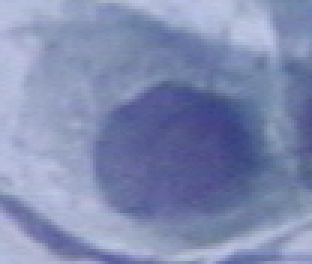
#> input picture data/database/classification/149056410-149056423-001.BMP, 104 x 88 px (shown 3 times larger); its folder holds only this picture in this run
$ python thresholds_segmentation.py
#> lines starting #> are read from the running program, lines starting #| are printed output that depends on the picture; long printed decimals are rounded
import argparse
from skimage.color import rgb2gray, yuv2rgb
import numpy as np
from skimage.io import imsave
from skimage.io import imread
from scipy import ndimage
import os
import shutil
from skimage import img_as_float
import matplotlib.pyplot as plt
from skimage.filters import threshold_multiotsu

src_path = '../data/database/classification/'
dest_path = '../data/database/segmented/'

files = os.listdir(src_path)

for file in files:

    # Read original image to be segmented
    image = imread(os.path.join(src_path, file))
#> image is the input picture: shape (88, 104, 3); mean R, G, B 128.4, 139.5, 177.2

    # Show original image
#    plt.figure()
#    plt.imshow(image)

    # Create grayscale image
    gray = rgb2gray(image)
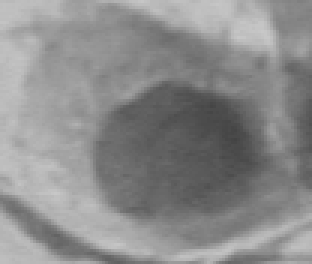
#> gray: shape (88, 104) float64 (shown 3 times larger); min 0.263, max 0.786, mean 0.548

    thresh = threshold_multiotsu(gray, 4)
#> thresh = [0.425, 0.54, 0.65]

    print(thresh)
#| [0.4253 0.5396 0.6498]
    print(gray.mean())
#| 0.5484

    # Show grayscale image
#    plt.figure()
#    plt.imshow(gray)
    # imsave(os.path.join(dest_path, 'gray_image.BMP'), gray)

    # 1-D array conversion
    gray_r = gray.reshape(gray.shape[0]*gray.shape[1])
#> gray_r = 9152 values, max 0.786 at index 1127, min 0.263 at index 4862, mean 0.548

    # Computation of threshold segmentation
    for i in range(gray_r.shape[0]):
        if gray_r[i] > thresh[2]:  # (3/2)*gray_r.mean():
            gray_r[i] = 3
        elif gray_r[i] > thresh[1]:  # gray_r.mean():
            gray_r[i] = 2
        elif gray_r[i] > thresh[0]:  # (1/2)*gray_r.mean():
            gray_r[i] = 1
        else:
            gray_r[i] = 0
#> after the loop, gray_r = 9152 values, max 3 at index 0, min 0 at index 2281, mean 1.59
    # 2-D array conversion
    gray = gray_r.reshape(gray.shape[0], gray.shape[1])
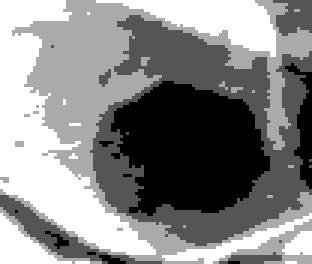
#> gray: shape (88, 104) float64 (shown 3 times larger); min 0, max 3, mean 1.59; drawn with min black and max white

    # Show segmented image
#    plt.figure()
#    plt.imshow(gray)
#    plt.show()

    # Save segmented image
    imsave(os.path.join(dest_path, file), gray)

$ run again, on data/database/classification/149060626-149060638-002.BMP
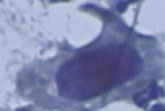
#> input picture data/database/classification/149060626-149060638-002.BMP, 165 x 111 px
#> image is the input picture: shape (111, 165, 3); mean R, G, B 126.6, 134.1, 172.3
#> `gray = rgb2gray(image)`:
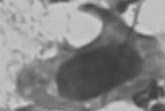
#> gray: shape (111, 165) float64; min 0.231, max 0.833, mean 0.53
#> thresh = [0.374, 0.514, 0.658]
#| [0.3735 0.5144 0.6577]
#| 0.5304
#> `gray_r = gray.reshape(gray.shape[0]*gray.shape[1])`: gray_r = 18315 values, max 0.833 at index 17019, min 0.231 at index 11662, mean 0.53
#> after the loop `for i in range(gray_r.shape[0]):`: gray_r = 18315 values, max 3 at index 4, min 0 at index 51, mean 1.6
#> `gray = gray_r.reshape(gray.shape[0], gray.shape[1])`:
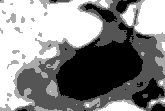
#> gray: shape (111, 165) float64; min 0, max 3, mean 1.6; drawn with min black and max white

$ run again, on data/database/classification/149061548-149061568-002.BMP
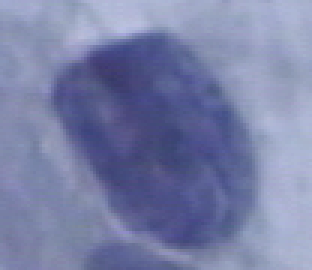
#> input picture data/database/classification/149061548-149061568-002.BMP, 104 x 90 px (shown 3 times larger)
#> image is the input picture: shape (90, 104, 3); mean R, G, B 120.9, 128.1, 167.3
#> `gray = rgb2gray(image)`:
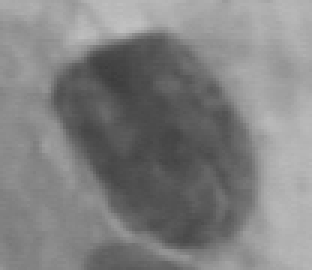
#> gray: shape (90, 104) float64 (shown 3 times larger); min 0.237, max 0.756, mean 0.507
#> thresh = [0.366, 0.478, 0.607]
#| [0.3659 0.4775 0.6073]
#| 0.5073
#> `gray_r = gray.reshape(gray.shape[0]*gray.shape[1])`: gray_r = 9360 values, max 0.756 at index 874, min 0.237 at index 2741, mean 0.507
#> after the loop `for i in range(gray_r.shape[0]):`: gray_r = 9360 values, max 3 at index 0, min 0 at index 1398, mean 1.65
#> `gray = gray_r.reshape(gray.shape[0], gray.shape[1])`:
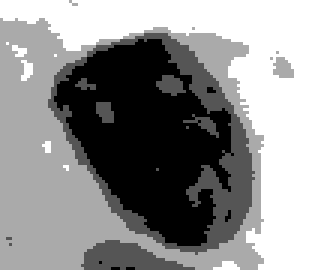
#> gray: shape (90, 104) float64 (shown 3 times larger); min 0, max 3, mean 1.65; drawn with min black and max white

$ run again, on data/database/classification/149097324-149097352-001.BMP
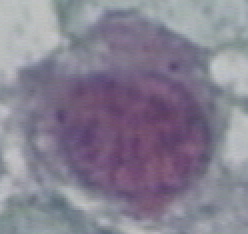
#> input picture data/database/classification/149097324-149097352-001.BMP, 124 x 117 px (shown 2 times larger)
#> image is the input picture: shape (117, 124, 3); mean R, G, B 133, 127.4, 144.2
#> `gray = rgb2gray(image)`:
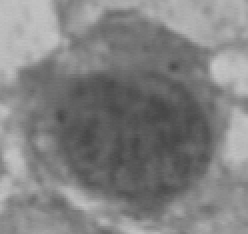
#> gray: shape (117, 124) float64 (shown 2 times larger); min 0.273, max 0.784, mean 0.509
#> thresh = [0.406, 0.512, 0.63]
#| [0.4061 0.5119 0.6297]
#| 0.5091
#> `gray_r = gray.reshape(gray.shape[0]*gray.shape[1])`: gray_r = 14508 values, max 0.784 at index 4075, min 0.273 at index 6777, mean 0.509
#> after the loop `for i in range(gray_r.shape[0]):`: gray_r = 14508 values, max 3 at index 0, min 0 at index 2924, mean 1.42
#> `gray = gray_r.reshape(gray.shape[0], gray.shape[1])`:
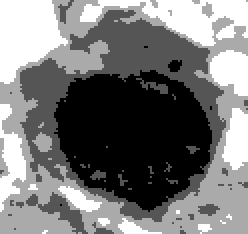
#> gray: shape (117, 124) float64 (shown 2 times larger); min 0, max 3, mean 1.42; drawn with min black and max white

$ run again, on data/database/classification/149056785-149056797-001.BMP
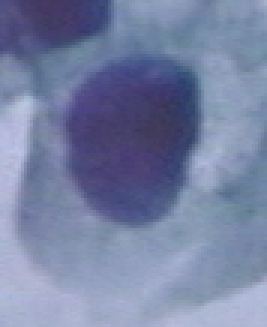
#> input picture data/database/classification/149056785-149056797-001.BMP, 89 x 109 px (shown 3 times larger)
#> image is the input picture: shape (109, 89, 3); mean R, G, B 118.2, 129.3, 163.5
#> `gray = rgb2gray(image)`:
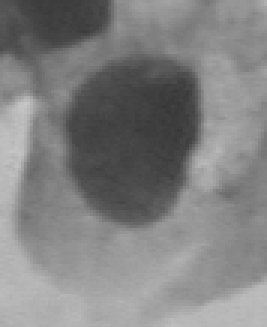
#> gray: shape (109, 89) float64 (shown 3 times larger); min 0.215, max 0.773, mean 0.507
#> thresh = [0.393, 0.541, 0.639]
#| [0.3929 0.5411 0.6392]
#| 0.5074
#> `gray_r = gray.reshape(gray.shape[0]*gray.shape[1])`: gray_r = 9701 values, max 0.773 at index 3034, min 0.215 at index 3886, mean 0.507
#> after the loop `for i in range(gray_r.shape[0]):`: gray_r = 9701 values, max 3 at index 87, min 0 at index 0, mean 1.42
#> `gray = gray_r.reshape(gray.shape[0], gray.shape[1])`:
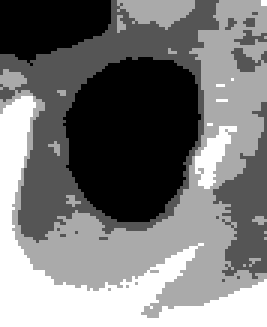
#> gray: shape (109, 89) float64 (shown 3 times larger); min 0, max 3, mean 1.42; drawn with min black and max white
